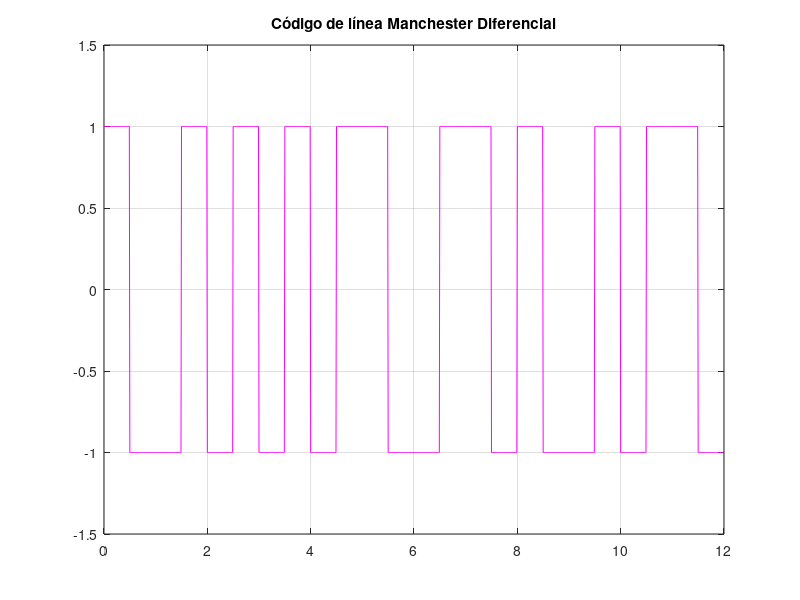
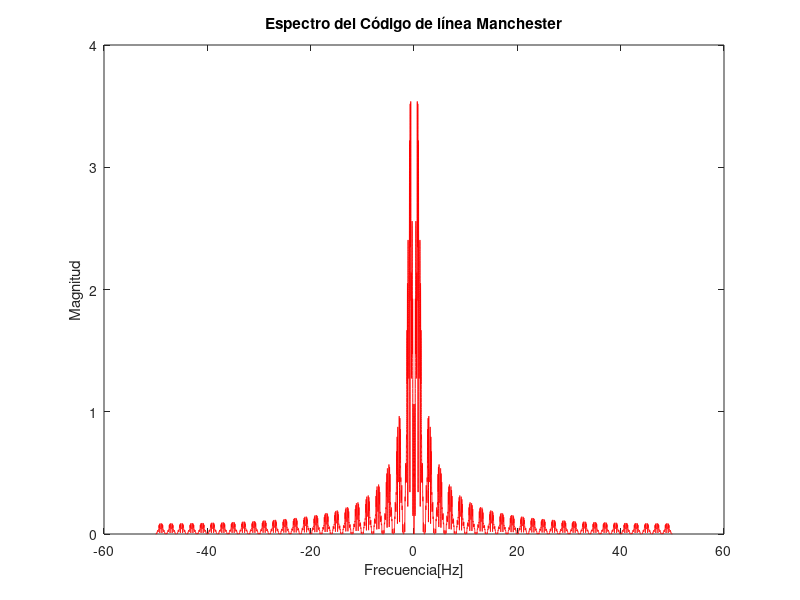

Source code (MATLAB) for these figures, in order:
clear all
close all
tic
ts=1/100;
fs=1/ts;

bits=[1 1 0 0 0 1 1 1 0 1 0 1];
%bits=randi([0,1],1, 15)
N=length(bits);
tb=0:ts:N-ts;
bit=[];
codigo=[];
a=1;
n=1;

while n<=N
    if bits(n)==0
       datos(n,:)=[zeros(1,100)];
       if n==1
           cod(n,:)=[-ones(1,50) ones(1,50)]; 
       else
           cod(n,:)=cod(n-1,:);
       end
    else
        datos(n,:)=[ones(1,100)];
        if n==1
            cod(n,:)=[ones(1,50) -ones(1,(50))];
        else
            cod(n,:)=-1*cod(n-1,:);
        end
    end

%     bit=cat(2,bit,datos(n,:));
    codigo=cat(2,codigo,cod(n,:));
    n=n+1;
end

figure(1)
% subplot(2,1,1)
% plot(tb, a*bit, 'r', LineWidth=3);
% axis([0 N -0.5 1.5*a]);
% 
% subplot(2,1,2)
plot(tb, a*codigo, 'm', LineWidth=3);
title('Código de línea Manchester Diferencial');
axis([0 length(bits) -1.5 1.5]);
grid

COD=fftshift(fft(codigo, 100000))*ts;
w=linspace(-fs/2, fs/2, length(COD))*2*pi;
figure(2)
plot(w/(2*pi),abs(COD), 'r');
title('Espectro del Código de línea Manchester');
xlabel('Frecuencia[Hz]');
ylabel('Magnitud');

toc



